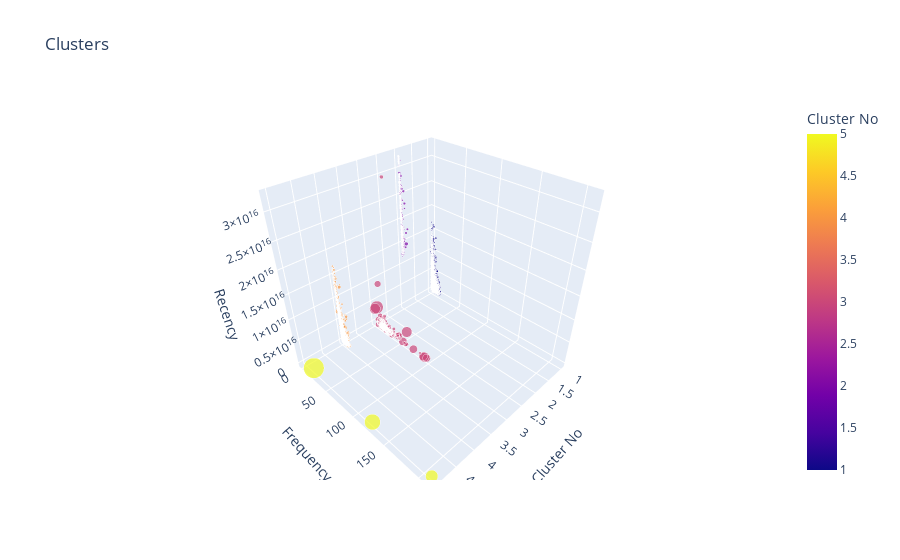

The notebook cell this image was saved under:
### Code cell
#This can be used for interactive plots
px.scatter_3d(df_RFM.to_pandas(), 
              x='Cluster No', 
              y='Frequency', 
              z='Recency',
              size='Monetary',
              
              color='Cluster No', title='Clusters')

### Figure 1 — Plotly figure (JSON) as saved in the notebook; plotly's stock layout.template omitted (floating-point values rounded to 4 significant figures; data arrays with more than 128 entries replaced by an {"elided": "..."} marker saying what was removed)
{"data": [{"hovertemplate": "Cluster No=%{marker.color}<br>Frequency=%{y}<br>Recency=%{z}<br>Monetary=%{marker.size}<extra></extra>", "legendgroup": "", "marker": {"color": {"elided": "4297 int values"}, "coloraxis": "coloraxis", "size": {"elided": "4297 float values"}, "sizemode": "area", "sizeref": 83.33, "symbol": "circle"}, "mode": "markers", "name": "", "scene": "scene", "showlegend": false, "type": "scatter3d", "x": {"elided": "4297 int values"}, "y": {"elided": "4297 int values"}, "z": {"elided": "4297 int values"}}], "layout": {"coloraxis": {"colorbar": {"title": {"text": "Cluster No"}}, "colorscale": [[0, "#0d0887"], [0.1111, "#46039f"], [0.2222, "#7201a8"], [0.3333, "#9c179e"], [0.4444, "#bd3786"], [0.5556, "#d8576b"], [0.6667, "#ed7953"], [0.7778, "#fb9f3a"], [0.8889, "#fdca26"], [1, "#f0f921"]]}, "legend": {"itemsizing": "constant", "tracegroupgap": 0}, "scene": {"domain": {"x": [0, 1], "y": [0, 1]}, "xaxis": {"title": {"text": "Cluster No"}}, "yaxis": {"title": {"text": "Frequency"}}, "zaxis": {"title": {"text": "Recency"}}}, "title": {"text": "Clusters"}}}
